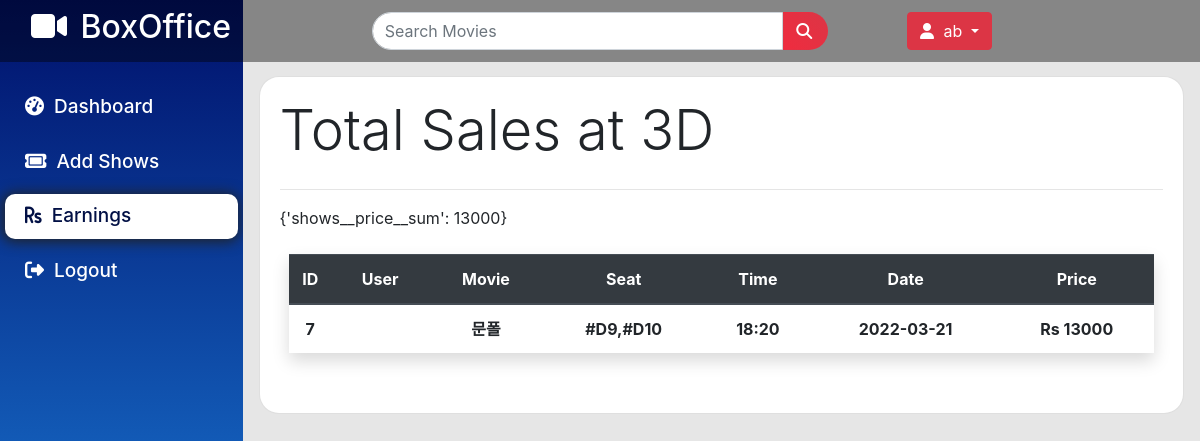
The page /accounts/earnings (signed in) on the database as committed earlier.
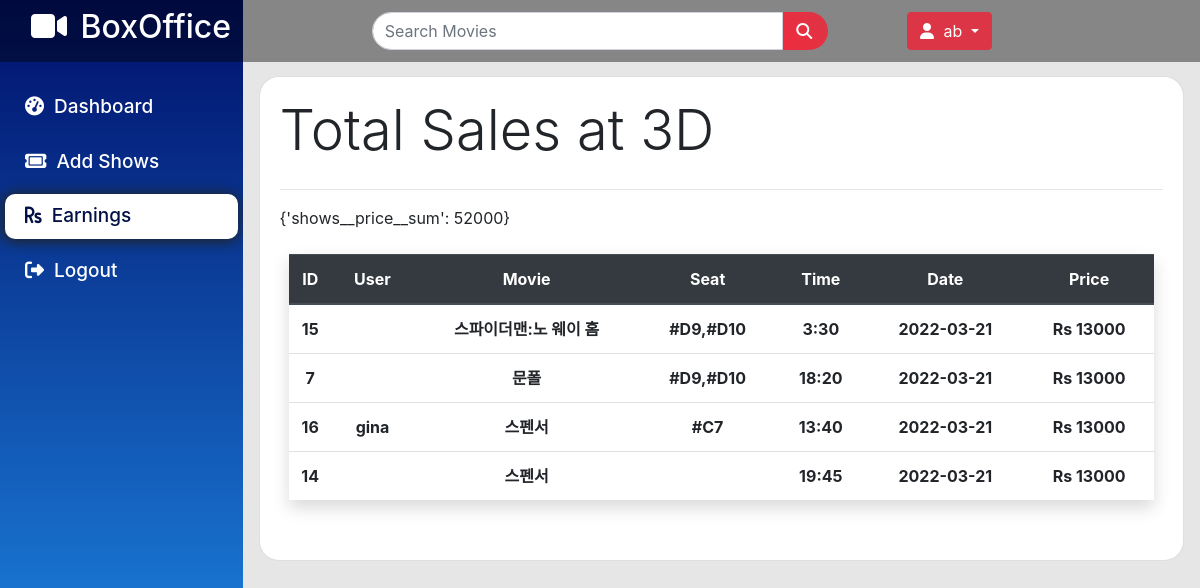
The same page on the database as committed later.
### accounts/models.py (models this page shows, shortened)
class Bookings(models.Model):
    user = models.ForeignKey(User, on_delete=models.CASCADE)
    shows = models.ForeignKey(Shows, on_delete=models.CASCADE)
    useat = models.CharField(max_length=100)

class Shows(models.Model):
    shows = models.AutoField(primary_key=True)
    cinema = models.ForeignKey('Cinema', on_delete=models.CASCADE, related_name='cinema_show')
    movie = models.ForeignKey('Movie', on_delete=models.CASCADE, related_name='movie_show')
    time = models.CharField(max_length=100)
    date = models.CharField(max_length=15, default="")
    price = models.IntegerField()

class Movie(models.Model):
    movie = models.AutoField(primary_key=True)
    movie_name = models.CharField(max_length=50)
    movie_trailer = models.CharField(max_length=300, default="null")
    movie_rdate = models.CharField(max_length=20, default="null")
    movie_des = models.TextField()
    movie_rating = models.DecimalField(max_digits=3, decimal_places=1)
    movie_poster = models.ImageField(upload_to='movies/poster', default="movies/poster/not.jpg")
    movie_genre = models.CharField(max_length=50, default="Action | Comedy | Romance")
    movie_duration = models.CharField(max_length=10, default="2hr 45min")
    def __str__(self):
        return self.movie_name

### accounts/views.py (the view)
# urls.py: path('earnings',views.earnings, name='earnings'),
def earnings(request):
    user = request.user
    d = Bookings.objects.filter(shows__cinema=user.cinema)
    total = Bookings.objects.filter(shows__cinema=user.cinema).aggregate(Sum('shows__price'))
    return render(request, "earnings.html", {'s': d, 'total': total})

### templates/earnings.html (shortened to what this page needs)
{% extends 'base.html' %}
{% load static %}
{% block content %}
<div id="wrapper">
    <ul class="navbar-nav sidebar ">
        <li class="nav-item">
            <a class="nav-link" href="{% url 'dashboard' %}">
                <i class="fa fa-tachometer"></i>
                <span>Dashboard</span></a>
        </li>
        <li class="nav-item">
            <a class="nav-link" href="{% url 'add_shows' %}">
                <i class="fa fa-ticket"></i>
                <span>Add Shows</span></a>
        </li>
        <li class="nav-item active">
            <a class="active-link" href="{% url 'earnings' %}">
                <i class="fas fa-rupee-sign    "></i>
                <span>Earnings</span></a>
        </li>
        <li class="nav-item">
            <a class="nav-link" href="{% url 'logout' %}">
                <i class="fa fa-sign-out"></i>
                <span>Logout</span></a>
        </li>
    </ul>
    <div id="content-wrapper" class="d-flex flex-column">
        <div class="row m-3">
            <div class="col-12 card round">
                <h5 class="display-4">Total Sales at {{user.cinema.cinema_name}}</h5>
                <hr>
                {{ total }}
                <div class="row p-4">
                        <table class="table shadow text-center">
                                <thead class="thead-dark">
                                    <tr>
                                        <th scope="col" width="5%">ID</th>
                                        <th scope="col">User</th>
                                        <th scope="col">Movie</th>
                                        <th scope="col">Seat</th>
                                        <th scope="col">Time</th>
                                        <th scope="col">Date</th>
                                        <th scope="col">Price</th>
                                    </tr>
                                </thead>
                                <tbody>
                                    {% for list in s %}
                                        <tr>
                                            <th scope="row">{{list.pk}}</th>
                                            <th scope="row">{{list.user.first_name}}</th>
                                            <th scope="row">{{list.shows.movie}}</th>
                                            <th scope="row">{{list.useat}}</th>
                                            <th scope="row">{{list.shows.time}}</th>
                                            <th scope="row">{{list.shows.date}}</th>
                                            <th scope="row">Rs {{list.shows.price}}</th>
                                        </tr>
                                            {% endfor %}
                                </tbody>
                            </table>
                </div>
            </div>
        </div>
    </div>
</div>
{% endblock %}

Rows that differ between the two databases and show on the page:
added Bookings: pk "15", shows.movie "스파이더맨:노 웨이 홈", useat "#D9,#D10", shows.time "3:30", shows "2022-03-21", shows.price "13000"
added Bookings: pk "16", user.first_name "gina", shows.movie "스펜서", useat "#C7", shows.time "13:40", shows "2022-03-21", shows.price "13000"
added Bookings: pk "14", shows.movie "스펜서", shows.time "19:45", shows "2022-03-21", shows.price "13000"
Other text that changed with them:
{{ total }}: "{'shows__price__sum': 13000}" → "{'shows__price__sum': 52000}"
